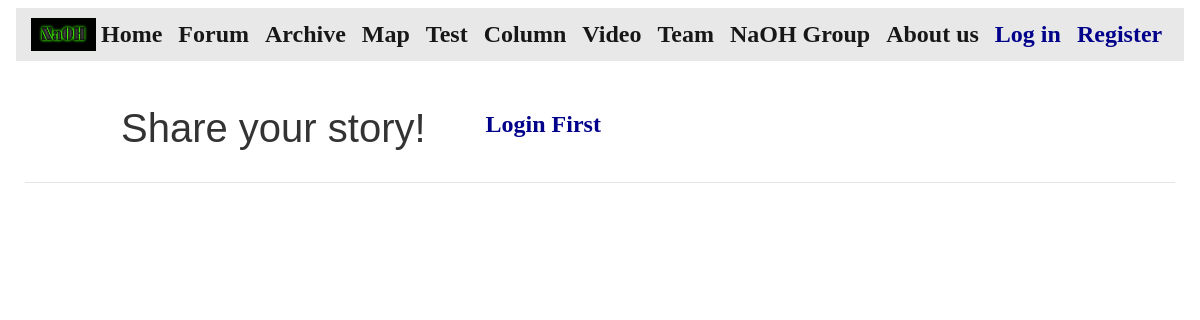
The page /videos/view/ on the database as committed earlier.
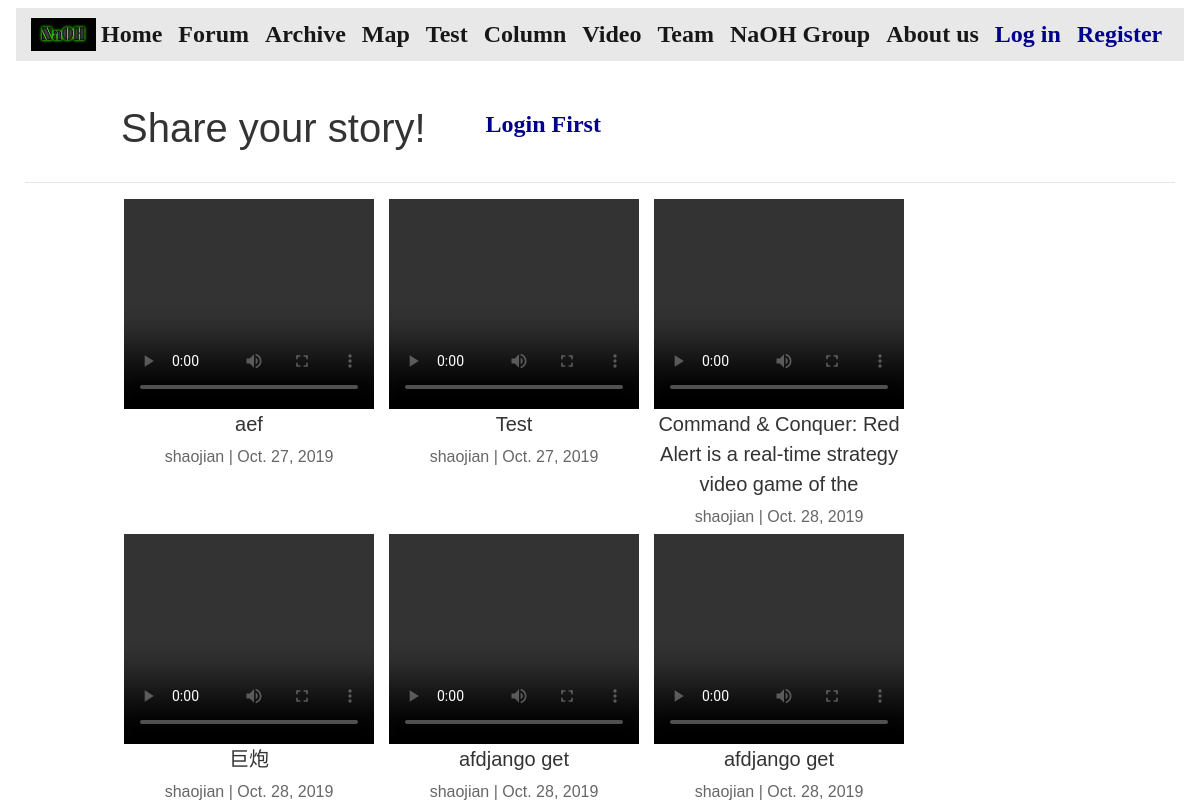
The same page on the database as committed later.
### videos/models.py (models this page shows)
class Post(models.Model):
    user = models.ForeignKey(User, related_name='%(class)s_requests_created', on_delete=models.CASCADE)
    title = models.CharField(max_length=70)
    body = models.CharField(max_length=100)
    created_on = models.DateTimeField(auto_now_add=True)

### videos/views.py (the view)
# urls.py: path("view/", views.view_videos, name="view_videos")
def view_videos(request):
    result = []
    posts = Post.objects.all()
    for post in posts:
        videos = Videos.objects.filter(post=post).get()
        result.append((post, videos))
    language = select_language(request)
    context = {
        "posts": result,
        'language': language,
    }
    return render(request, "view_videos.html", context)

### videos/views.py (called while the page is built)
def select_language(request):
    language = 'English'
    if request.user.is_authenticated:
        if request.session.get(request.user.username, None) == None:
            request.session[request.user.username] = 'Chinese'
        language = request.session[request.user.username]
    return language

### videos/templates/view_videos.html (shortened to what this page needs)
{% extends "base.html" %}
{% block page_content %}
{% load static %}
<br>
<div id="main">
{% if user.is_authenticated %}
  {% if language == "Chinese" %}
    <div class="row">
        <h1 style="margin-right: 5vw; margin-left: 12px;">分享你的游戏体验!</h1>
        {% if user.is_authenticated %}
            <a style="color: #00008B;" class="navbar-brand" href="{% url 'post_video' %}">投稿</a>
        {% else %}
            <a style="color: #00008B;" class="navbar-brand" href="{% url 'login' %}">登录投稿</a>
        {% endif %}
    </div>
    <hr>
  {% else %}
    <div class="row">
        <h1 style="margin-right: 5vw; margin-left: 12px;">Share your story!</h1>
        {% if user.is_authenticated %}
            <a style="color: #00008B;" class="navbar-brand" href="{% url 'post_video' %}">Upload</a>
        {% else %}
            <a style="color: #00008B;" class="navbar-brand" href="{% url 'login' %}">Login First</a>
        {% endif %}
    </div>
    <hr>
  {% endif %}
{% else %}
    <div class="row">
        <h1 style="margin-right: 5vw; margin-left: 12px;">Share your story!</h1>
        {% if user.is_authenticated %}
            <a style="color: #00008B;" class="navbar-brand" href="{% url 'post_video' %}">Upload</a>
        {% else %}
            <a style="color: #00008B;" class="navbar-brand" href="{% url 'login' %}">Login First</a>
        {% endif %}
    </div>
    <hr>
{% endif %}
<div id="base" >
<div id="base2" class="row" >
    {% for item in posts %}
    <div id = "p_1">
        <video width="250" height="210" playsinline controls="true">
          <source src="{{item.1.video.url}}" >
        </video>
        <div style="width:250px;" align="center">
            <h5>{{ item.0.title }} </h5>
        </div>
        <div align="center" >
            <h6>{{ item.0.user }} |&nbsp;{{ item.0.created_on.date }}</h6>
        </div>
    </div>
    <br>
    {% endfor %}
</div>
</div>
</div>
{% endblock %}

### NaOH_camp/templates/base.html (shortened to what this page needs)
{% load static %}
<link rel="stylesheet" href={%static "css/style.css" %}>
<html lang="zh">
<head>
</head>
<body>
{% if user.is_authenticated %}
{% if language == "Chinese" %}
<nav id="base" class="navbar navbar-expand-lg navbar-light">
    <div id = "main_bar" class="container" >
        <img class="logo" src="{% static "img/NaOH.png" %}">
        <a class="navbar-brand" href="{% url 'home' %}">主页</a>
        <button class="navbar-toggler" type="button" data-toggle="collapse" data-target="#navbarSupportedContent" aria-controls="navbarSupportedContent" aria-expanded="false" aria-label="Toggle navigation">
          <span class="navbar-toggler-icon"></span>
        </button>
        <div class="collapse navbar-collapse" id="navbarSupportedContent">
          <ul class="navbar-nav mr-auto">
            <li class="nav-item">
              <a class="navbar-brand" href="{% url 'blog_index' %}">论坛</a>
            </li>
            <li class="nav-item active">
              <a class="navbar-brand" href="{% url 'project_index' %}">档案馆</a>
            </li>
            <li class="nav-item">
              <a class="navbar-brand" href="{% url 'map' %}">地图池</a>
            </li>
            <li class="nav-item">
              <a class="navbar-brand" href="{% url 'data_predict' %}">军衔预测</a>
            </li>
            <li class="nav-item">
              <a class="navbar-brand" href="{% url 'view_essays' %}">专栏</a>
            </li>
            <li class="nav-item">
              <a class="navbar-brand" href="{% url 'view_videos' %}">视频</a>
            </li>
            <li class="nav-item">
              <a class="navbar-brand" href="{% url 'info_team' %}">战队简介</a>
            </li>
            <li class="nav-item">
              <a class="navbar-brand" href="{% url 'info_index' %}">烧碱教派</a>
            </li>
            <li class="nav-item">
              <a class="navbar-brand" href="{% url 'author_index' %}">关于我们</a>
            </li>
            <li class="nav-item">
              <a class="navbar-brand" href="{% url 'setting' %}">设置</a>
            </li>
          </ul>
        </div>
        {% if not user.is_authenticated %}
            <a style="color: #00008B;" id = "a1" class="navbar-brand" href="{% url 'login' %}">登录</a>
            <a style="color: #00008B;" id = "a2" class="navbar-brand" href="{% url 'register' %}">注册</a>
        {% else %}
            <a class="navbar-brand">{{user}}</a>
            <a style="color: #00008B;" id = "a3" class="navbar-brand" href="{% url 'logout' %}">退出</a>
        {% endif %}
    </div>
</nav>
{% else %}
<nav id="base_en" class="navbar navbar-expand-lg navbar-light">
    <div id = "main_bar" class="container">
        <img class="logo" src="{% static "img/NaOH.png" %}">
        <a class="navbar-brand" href="{% url 'home' %}">Home</a>
        <button class="navbar-toggler" type="button" data-toggle="collapse" data-target="#navbarSupportedContent" aria-controls="navbarSupportedContent" aria-expanded="false" aria-label="Toggle navigation">
          <span class="navbar-toggler-icon"></span>
        </button>
        <div class="collapse navbar-collapse" id="navbarSupportedContent">
          <ul class="navbar-nav mr-auto">
            <li class="nav-item">
              <a class="navbar-brand" href="{% url 'blog_index' %}">Forum</a>
            </li>
            <li class="nav-item active">
              <a class="navbar-brand" href="{% url 'project_index' %}">Archive</a>
            </li>
            <li class="nav-item">
              <a class="navbar-brand" href="{% url 'map' %}">Map</a>
            </li>
            <li class="nav-item">
              <a class="navbar-brand" href="{% url 'data_predict' %}">Test</a>
            </li>
            <li class="nav-item">
              <a class="navbar-brand" href="{% url 'view_essays' %}">Column</a>
            </li>
            <li class="nav-item">
              <a class="navbar-brand" href="{% url 'view_videos' %}">Video</a>
            </li>
            <li class="nav-item">
              <a class="navbar-brand" href="{% url 'info_team' %}">Team</a>
            </li>
            <li class="nav-item">
              <a class="navbar-brand" href="{% url 'info_index' %}">NaOH Group</a>
            </li>
            <li class="nav-item">
              <a class="navbar-brand" href="{% url 'author_index' %}">About us</a>
            </li>
            <li class="nav-item">
              <a class="navbar-brand" href="{% url 'setting' %}">Setting</a>
            </li>
          </ul>
        </div>
        {% if not user.is_authenticated %}
            <a style="color: #00008B;" id = "a1" class="navbar-brand" href="{% url 'login' %}">Log in</a>
            <a style="color: #00008B;" id = "a2" class="navbar-brand" href="{% url 'register' %}">Register</a>
        {% else %}
            <a class="navbar-brand">{{user}}</a>
            <a style="color: #00008B;" id = "a3" class="navbar-brand" href="{% url 'logout' %}">Exit</a>
        {% endif %}
    </div>
</nav>
{% endif %}
{% else %}
<nav id="base_en" class="navbar navbar-expand-lg navbar-light">
    <div id = "main_bar" class="container">
        <img class="logo" src="{% static "img/NaOH.png" %}">
        <a class="navbar-brand" href="{% url 'home' %}">Home</a>
        <div class="collapse navbar-collapse" id="navbarSupportedContent">
          <ul class="navbar-nav mr-auto">
            <li class="nav-item">
              <a class="navbar-brand" href="{% url 'blog_index' %}">Forum</a>
            </li>
            <li class="nav-item active">
              <a class="navbar-brand" href="{% url 'project_index' %}">Archive</a>
            </li>
            <li class="nav-item">
              <a class="navbar-brand" href="{% url 'map' %}">Map</a>
            </li>
            <li class="nav-item">
              <a class="navbar-brand" href="{% url 'data_predict' %}">Test</a>
            </li>
            <li class="nav-item">
              <a class="navbar-brand" href="{% url 'view_essays' %}">Column</a>
            </li>
            <li class="nav-item">
              <a class="navbar-brand" href="{% url 'view_videos' %}">Video</a>
            </li>
            <li class="nav-item">
              <a class="navbar-brand" href="{% url 'info_team' %}">Team</a>
            </li>
            <li class="nav-item">
              <a class="navbar-brand" href="{% url 'info_index' %}">NaOH Group</a>
            </li>
            <li class="nav-item">
              <a class="navbar-brand" href="{% url 'author_index' %}">About us</a>
            </li>
          </ul>
        </div>
        {% if not user.is_authenticated %}
            <a style="color: #00008B;" id = "a1" class="navbar-brand" href="{% url 'login' %}">Log in</a>
            <a style="color: #00008B;" id = "a2" class="navbar-brand" href="{% url 'register' %}">Register</a>
        {% else %}
            <a class="navbar-brand">{{user}}</a>
            <a style="color: #00008B;" id = "a3" class="navbar-brand" href="{% url 'logout' %}">Exit</a>
        {% endif %}
    </div>
</nav>
{% endif %}
<div class="container">
    {% block page_content %}{% endblock %}
</div>
</body>
</html>

### NaOH_camp/templates/base.html (style rules this page uses)
.logo { width: 65px; height: 32.5px; margin-right: 5px; }
#a1, #a2, #a3 { color: #0080FF; }
a { font-family: 'Libre Baskerville', serif; }
#main_bar { background: -webkit-background-size: cover; -moz-background-size: cover; -o-background-size: cover; background-size: cover; background-color: #E8E8E8; }

### videos/templates/view_videos.html (style rules this page uses)
#p_1 { margin-left: 15px; }
#base2, .row { margin-left: 7vw; margin-right: 7vw; }
#main { min-width: 650px; }

Rows that differ between the two databases and show on the page:
added Post: title "aef", user.username "shaojian", created_on "Oct. 27, 2019"
added Post: title "Test", user.username "shaojian", created_on "Oct. 27, 2019"
added Post: title "Command & Conquer: Red Alert is a real-time strategy video game of the", user.username "shaojian", created_on "Oct. 28, 2019"
added Post: title "巨炮", user.username "shaojian", created_on "Oct. 28, 2019"
added Post: title "afdjango get", user.username "shaojian", created_on "Oct. 28, 2019"
added Post: title "afdjango get", user.username "shaojian", created_on "Oct. 28, 2019"
